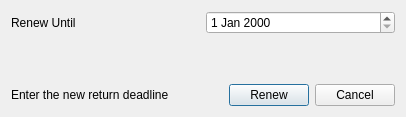
<?xml version="1.0" encoding="UTF-8"?>
<ui version="4.0">
 <class>RenewBookDialog</class>
 <widget class="QDialog" name="RenewBookDialog">
  <property name="geometry">
   <rect>
    <x>0</x>
    <y>0</y>
    <width>406</width>
    <height>117</height>
   </rect>
  </property>
  <property name="windowTitle">
   <string>Renew Book</string>
  </property>
  <property name="windowIcon">
   <iconset resource="img.qrc">
    <normaloff>:/src/src/0b85636ca6384399edbae4cc3d344937.png</normaloff>:/src/src/0b85636ca6384399edbae4cc3d344937.png</iconset>
  </property>
  <layout class="QVBoxLayout" name="verticalLayout">
   <item>
    <layout class="QHBoxLayout" name="horizontalLayout_2">
     <item>
      <widget class="QLabel" name="label">
       <property name="text">
        <string>Renew Until </string>
       </property>
      </widget>
     </item>
     <item>
      <widget class="QDateEdit" name="dateEdit"/>
     </item>
    </layout>
   </item>
   <item>
    <spacer name="verticalSpacer">
     <property name="orientation">
      <enum>Qt::Vertical</enum>
     </property>
     <property name="sizeHint" stdset="0">
      <size>
       <width>20</width>
       <height>29</height>
      </size>
     </property>
    </spacer>
   </item>
   <item>
    <layout class="QHBoxLayout" name="horizontalLayout">
     <item>
      <widget class="QLabel" name="msg_label">
       <property name="text">
        <string>Enter the new return deadline</string>
       </property>
      </widget>
     </item>
     <item>
      <spacer name="horizontalSpacer">
       <property name="orientation">
        <enum>Qt::Horizontal</enum>
       </property>
       <property name="sizeHint" stdset="0">
        <size>
         <width>40</width>
         <height>20</height>
        </size>
       </property>
      </spacer>
     </item>
     <item alignment="Qt::AlignRight">
      <widget class="QPushButton" name="pushButton">
       <property name="sizePolicy">
        <sizepolicy hsizetype="Fixed" vsizetype="Fixed">
         <horstretch>0</horstretch>
         <verstretch>0</verstretch>
        </sizepolicy>
       </property>
       <property name="text">
        <string>Renew</string>
       </property>
      </widget>
     </item>
     <item alignment="Qt::AlignRight">
      <widget class="QPushButton" name="pushButton_2">
       <property name="sizePolicy">
        <sizepolicy hsizetype="Fixed" vsizetype="Fixed">
         <horstretch>0</horstretch>
         <verstretch>0</verstretch>
        </sizepolicy>
       </property>
       <property name="text">
        <string>Cancel</string>
       </property>
      </widget>
     </item>
    </layout>
   </item>
  </layout>
 </widget>
 <resources>
  <include location="img.qrc"/>
 </resources>
 <connections/>
</ui>
